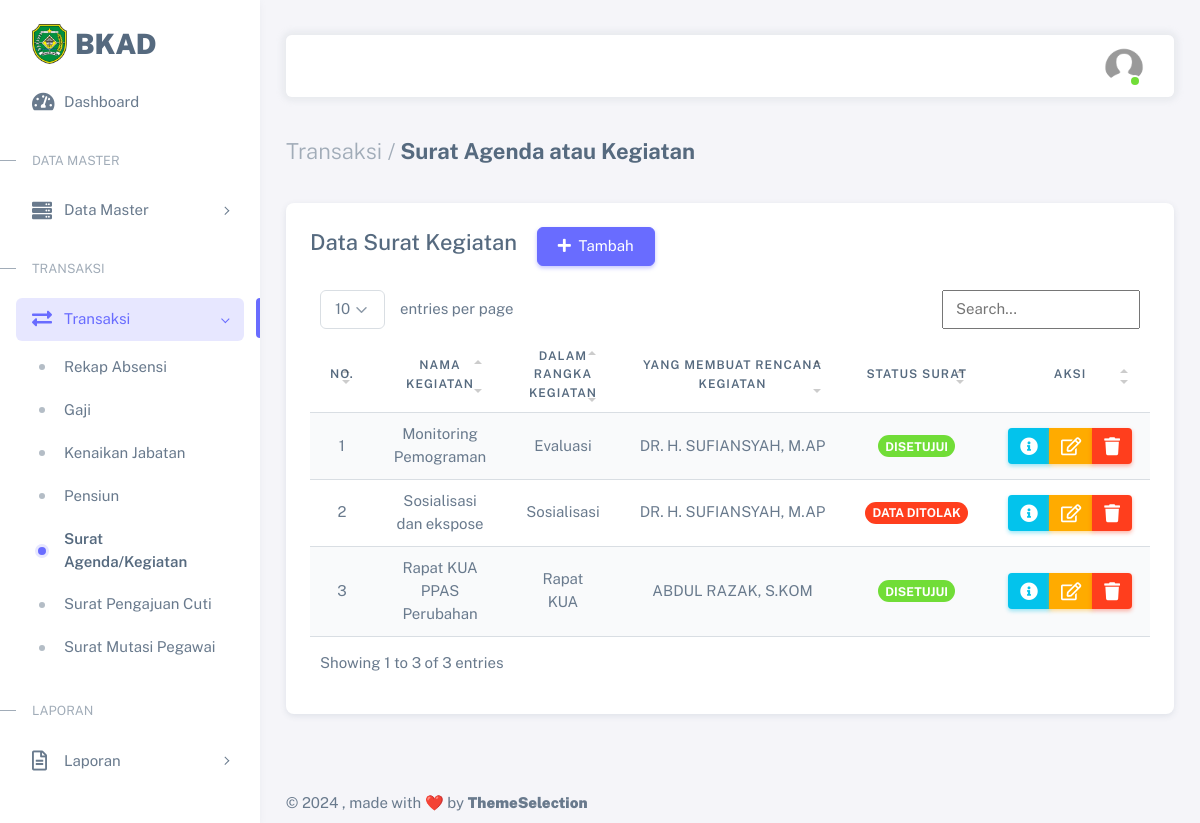
Page /admin/agenda.php (signed in) on the committed database.
### tables this page shows
CREATE TABLE `kegiatan` (
  `id_kegiatan` int(11) NOT NULL,
  `nama_kegiatan` varchar(255) NOT NULL,
  `lokasi_kegiatan` varchar(255) NOT NULL,
  `tgl_kegiatan` date NOT NULL,
  `waktu_kegiatan` time NOT NULL,
  `tujuan_kegiatan` varchar(255) NOT NULL,
  `nip` varchar(55) NOT NULL,
  `no_surat` varchar(10) NOT NULL,
  `ket_kegiatan` varchar(55) NOT NULL,
  `status_kegiatan` varchar(55) NOT NULL
);

CREATE TABLE `t_pegawai` (
  `id_pg` int(11) NOT NULL,
  `nip` varchar(25) NOT NULL,
  `nama_lengkap` varchar(120) NOT NULL,
  `id_jabatan` int(11) NOT NULL,
  `jenis_kelamin` varchar(35) NOT NULL,
  `agama` varchar(20) NOT NULL,
  `status` varchar(20) NOT NULL,
  `tempat_lahir` varchar(120) NOT NULL,
  `tanggal_lahir` date NOT NULL,
  `alamat_rumah` varchar(200) NOT NULL,
  `no_telpon` varchar(13) NOT NULL,
  `file_foto` varchar(255) DEFAULT NULL,
  `pegawai` enum('asn','non asn') NOT NULL,
  `golongan` varchar(255) DEFAULT NULL
);

### admin/agenda.php (the view, shortened to what this page needs)
<?php
require_once('../head.php');
?>
<div class="layout-wrapper layout-content-navbar">
	<div class="layout-container">
		<aside id="layout-menu" class="layout-menu menu-vertical menu bg-menu-theme">
			<div class="app-brand demo d-grid">
				<a href="index.php" class="app-brand-link">
					<span class="app-brand-logo demo">
						<img src="../assets/img/logo/tapin.png" width="35" class="img-fluid">
					</span>
					<span class="app-brand-text demo menu-text fw-bolder ms-2 text-uppercase">BKAD</span>
				</a>
			</div>
			<ul class="menu-inner py-1">
				<li class="menu-item">
					<a href="index.php" class="menu-link">
						<i class="menu-icon fas fa-tachometer-alt"></i>
						<div data-i18n="Dashboard">Dashboard</div>
					</a>
				</li>
				<li class="menu-header small text-uppercase">
					<span class="menu-header-text">Data Master</span>
				</li>
				<li class="menu-item">
					<a href="javascript:void(0);" class="menu-link menu-toggle">
						<i class="menu-icon fas fa-server"></i>
						<div data-i18n="Data Master">Data Master</div>
					</a>
				</li>
				<li class="menu-header small text-uppercase">
					<span class="menu-header-text">Transaksi</span>
				</li>
				<li class="menu-item active open">
					<a href="javascript:void(0);" class="menu-link menu-toggle">
						<i class="menu-icon fas fa-exchange-alt"></i>
						<div data-i18n="Transaksi">Transaksi</div>
					</a>
					<ul class="menu-sub">
						<li class="menu-item">
							<a href="absensi.php" class="menu-link">
								<div data-i18n="Absensi">Rekap Absensi</div>
							</a>
						</li>
						<li class="menu-item">
							<a href="gaji.php" class="menu-link">
								<div data-i18n="Gaji">Gaji</div>
							</a>
						</li>
						<li class="menu-item">
							<a href="kenaikan.php" class="menu-link">
								<div data-i18n="Kenaikan Jabatan">Kenaikan Jabatan</div>
							</a>
						</li>
						<li class="menu-item">
							<a href="pensiun.php" class="menu-link">
								<div data-i18n="Pensiun">Pensiun</div>
							</a>
						</li>
						<li class="menu-item active">
							<a href="agenda.php" class="menu-link">
								<div data-i18n="Surat Agenda">Surat Agenda/Kegiatan</div>
							</a>
						</li>
						<li class="menu-item">
							<a href="cuti.php" class="menu-link">
								<div data-i18n="Surat Pengajuan Cuti">Surat Pengajuan Cuti</div>
							</a>
						</li>
						<li class="menu-item">
							<a href="mutasi.php" class="menu-link">
								<div data-i18n="Surat Mutasi Pegawai">Surat Mutasi Pegawai</div>
							</a>
						</li>
					</ul>
				</li>
				<li class="menu-header small text-uppercase">
					<span class="menu-header-text">Laporan</span>
				</li>
				<li class="menu-item">
					<a href="javascript:void(0);" class="menu-link menu-toggle">
						<i class="menu-icon far fa-file-alt"></i>
						<div data-i18n="Laporan">Laporan</div>
					</a>
				</li>
			</ul>
		</aside>
		<div class="layout-page">
			<nav class="layout-navbar container-xxl navbar navbar-expand-xl navbar-detached align-items-center bg-navbar-theme" id="layout-navbar">
				<div class="navbar-nav-right d-flex align-items-center" id="navbar-collapse">
					<ul class="navbar-nav flex-row align-items-center ms-auto">
						<li class="nav-item navbar-dropdown dropdown-user dropdown">
							<a class="nav-link dropdown-toggle hide-arrow" href="javascript:void(0);" data-bs-toggle="dropdown">
								<div class="avatar avatar-online">
									<img src="../assets/img/avatars/user.png" alt class="w-px-40 h-auto rounded-circle" />
								</div>
							</a>
						</li>
					</ul>
				</div>
			</nav>
			<div class="content-wrapper">
				<div class="container-xxl flex-grow-1 container-p-y">
					<h4 class="fw-bold py-3 mb-4"><span class="text-muted fw-light">Transaksi /</span> Surat Agenda atau Kegiatan</h4>
					<div class="row">
						<div class="col-md-6 col-lg-4 col-xl-12 order-0 mb-4">
							<div class="card">
								<div class="card-header pb-3">
									<h4 class="mb-2 d-inline-block">Data Surat Kegiatan</h4>
									<a class="btn btn-primary ms-3" href="agenda_in.php">
										<i class="fas fa-plus me-1"></i>
										Tambah
									</a>
								</div>
								<div class="card-body">
									<div class="table-responsive">
										<table class="table table-striped table-hover table-fixed table-flush" id="table1" width="100%">
											<thead>
												<tr>
													<th style="vertical-align: middle;" class="text-center">No.</th>
													<th style="vertical-align: middle;" class="text-center">Nama Kegiatan</th>
													<th style="vertical-align: middle;" class="text-center">Dalam Rangka Kegiatan</th>
													<th style="vertical-align: middle;" class="text-center">Yang Membuat Rencana Kegiatan</th>
													<th style="vertical-align: middle;" class="text-center">Status Surat</th>
													<th style="vertical-align: middle;" class="text-center">Aksi</th>
												</tr>
											</thead>
											<tbody>
												<?php
												$query = mysqli_query(
													$koneksi,
													"SELECT * FROM kegiatan
													INNER JOIN t_pegawai ON kegiatan.nip=t_pegawai.nip
													INNER JOIN jabatan ON t_pegawai.id_jabatan=jabatan.id_jabatan"
												);
												$no = 1;
												while ($data = mysqli_fetch_array($query)) { ?>
													<tr>
														<td style="vertical-align: middle;" class="text-center">
															<?= $no++ ?>
														</td>
														<td style="vertical-align: middle;" class="text-center"><?= $data['nama_kegiatan'] ?></td>
														<td style="vertical-align: middle;" class="text-center"><?= $data['tujuan_kegiatan']; ?></td>
														<td style="vertical-align: middle;" class="text-center text-nowrap"><?= $data['nama_lengkap'] ?></td>
														<td style="vertical-align: middle;" class="text-center">
															<?php
															if ($data['status_kegiatan'] == 'Surat Sedang Diproses Atasan') {
																echo "<span class='badge rounded-pill bg-warning'><b>Sedang Proses</b></span>";
															} else if ($data['status_kegiatan'] == 'Disetujui Atasan') {
																echo "<span class='badge rounded-pill bg-success'><b>Disetujui</b></span>";
															} else if ($data['status_kegiatan'] == "Data Ditolak Atasan") {
																echo "<span class='badge rounded-pill bg-danger'><b>Data Ditolak</b></span>";
															}
															?>
														</td>
														<td style="vertical-align: middle;" class="text-center">
															<div class="btn-group" role="group">
																<a title="Detail Surat Kegiatan" href="detail_agenda.php?id_kegiatan=<?= $data['id_kegiatan']; ?>" class="btn btn-sm btn-info d-flex align-items-center justify-content-center py-2">
																	<i class="fas fa-info-circle fs-5"></i>
																</a>
																<a title="Ubah Data Surat Kegiatan" href="agenda_ed.php?id_kegiatan=<?= $data['id_kegiatan']; ?>" class="btn btn-sm btn-warning d-flex align-items-center justify-content-center py-2">
																	<i class="far fa-edit fs-5"></i>
																</a>
																<a title="Hapus Data Surat Kegiatan" href="agenda_hp.php?id_kegiatan=<?= $data['id_kegiatan']; ?>" class="btn btn-sm btn-danger d-flex align-items-center justify-content-center py-2" onClick="javascript: return confirm('Konfirmasi data akan dihapus?');">
																	<i class="fas fa-trash fs-5"></i>
																</a>
															</div>
														</td>
													</tr>
												<?php } ?>
											</tbody>
										</table>
									</div>
								</div>
							</div>
						</div>
					</div>
				</div>
				<?php require_once("../footer.php"); ?>

### assets/css/demo.css (style rules this page uses)
.menu .app-brand.demo { height: 64px; margin-top: 12px; }
.app-brand-text.demo { font-size: 1.75rem; letter-spacing: -0.5px; text-transform: lowercase; }

### rows in the picture
kegiatan: nama_kegiatan "Monitoring Pemograman", tujuan_kegiatan "Evaluasi", t_pegawai.nama_lengkap "DR. H. SUFIANSYAH, M.AP", status_kegiatan "DISETUJUI"
kegiatan: nama_kegiatan "Sosialisasi dan ekspose", tujuan_kegiatan "Sosialisasi", t_pegawai.nama_lengkap "DR. H. SUFIANSYAH, M.AP", shows "DATA DITOLAK"
kegiatan: nama_kegiatan "Rapat KUA PPAS Perubahan", tujuan_kegiatan "Rapat KUA", t_pegawai.nama_lengkap "ABDUL RAZAK, S.KOM", status_kegiatan "DISETUJUI"
